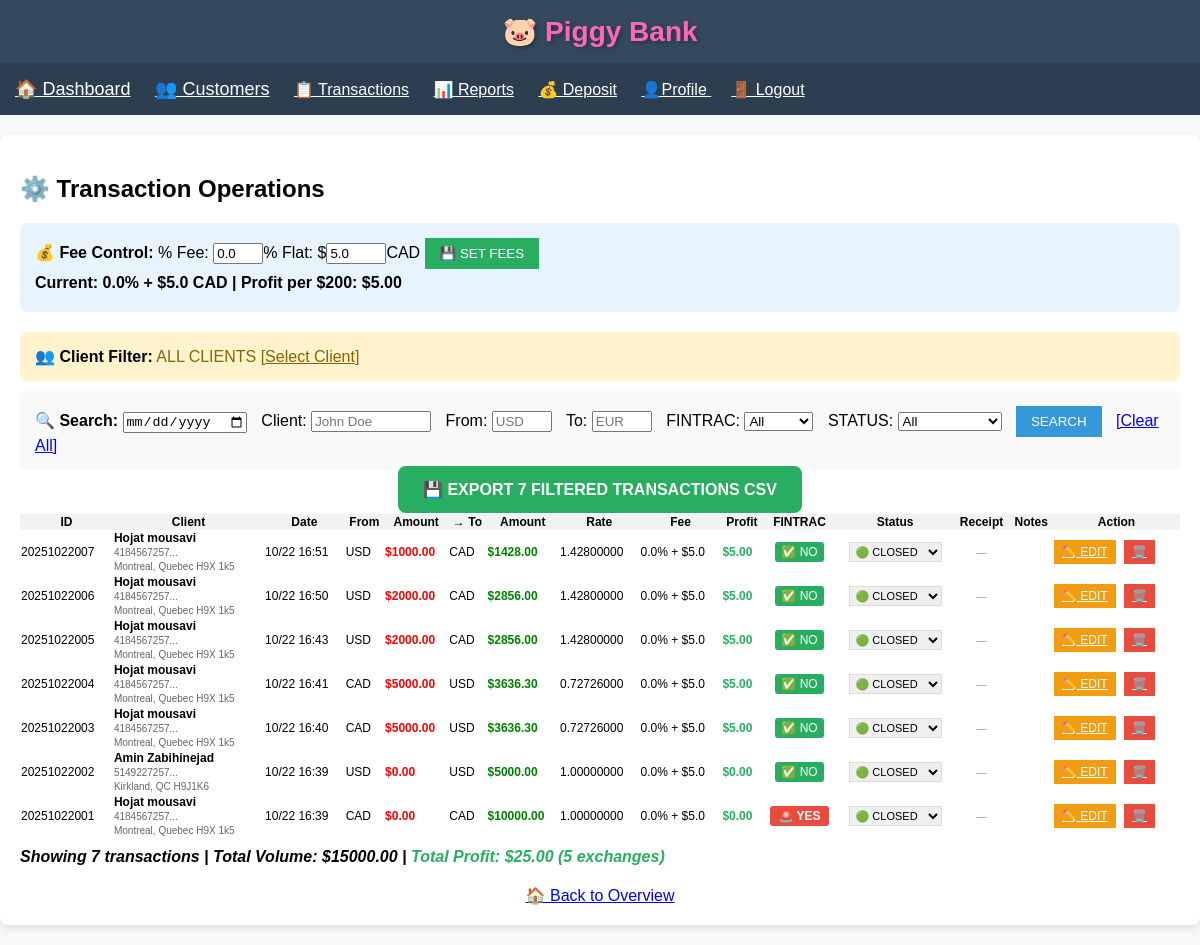
Page /transactions (signed in) on the earlier database version.
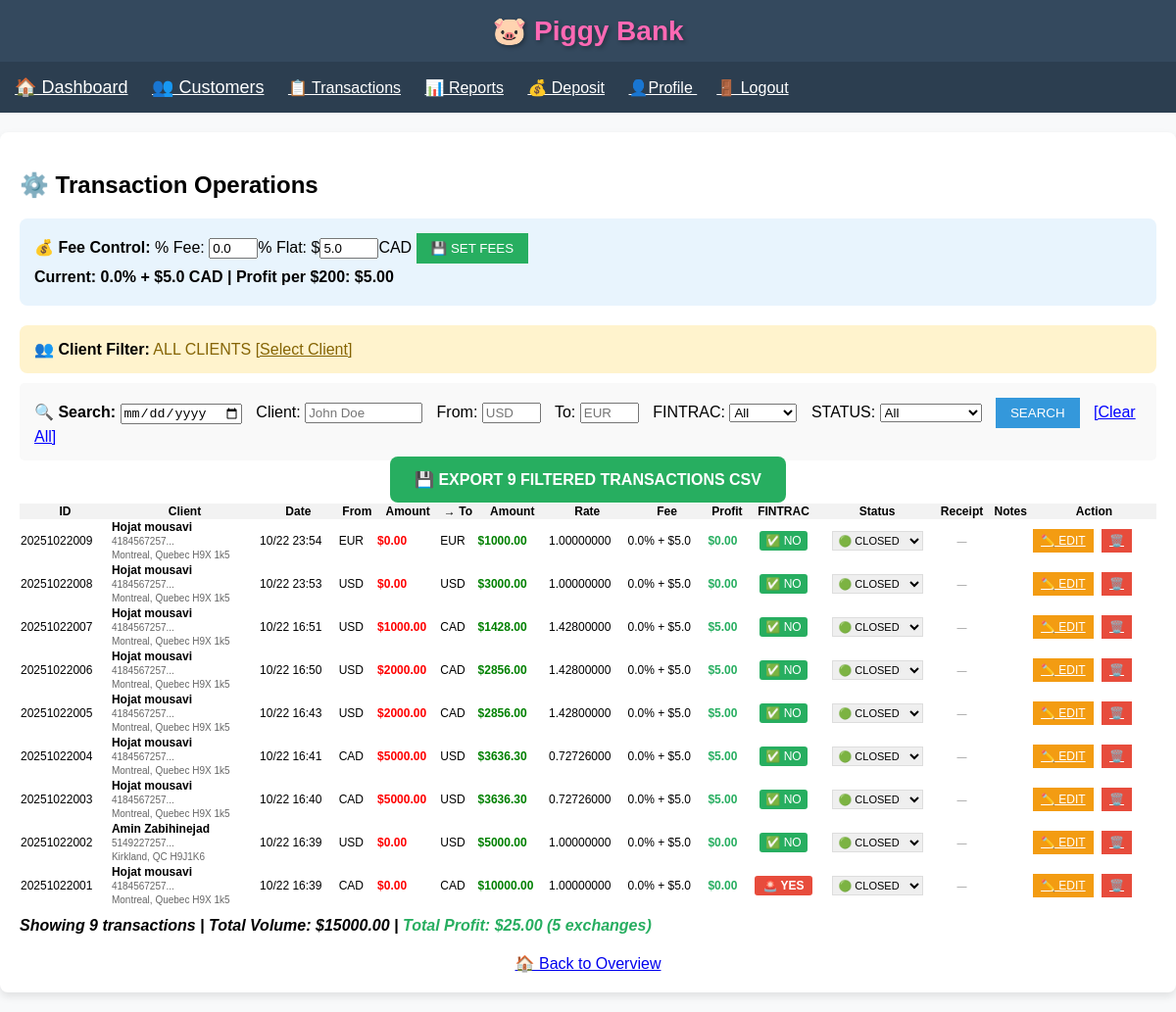
Same page on the later database version.
### app.py (models this page shows)
class Transaction(db.Model):
    id = db.Column(db.String(11), primary_key=True)
    date = db.Column(db.DateTime, default=datetime.utcnow)
    from_currency = db.Column(db.String(3), nullable=False)
    to_currency = db.Column(db.String(3), nullable=False)
    from_amount = db.Column(db.Float, nullable=False)
    to_amount = db.Column(db.Float, nullable=False)
    exchange_rate = db.Column(db.Float, nullable=False)
    notes = db.Column(db.Text, nullable=True)
    is_fintrac = db.Column(db.Boolean, default=False)
    client_id = db.Column(db.Integer, db.ForeignKey('client.id'), nullable=False)
    receipt_filename = db.Column(db.String(100))
    status = db.Column(db.String(10), default='closed')

class Client(db.Model):
    id = db.Column(db.Integer, primary_key=True)
    first_name = db.Column(db.String(50), nullable=False)
    last_name = db.Column(db.String(50), nullable=False)
    email = db.Column(db.String(100), unique=True, nullable=False)
    phone = db.Column(db.String(20), nullable=False)
    apartment = db.Column(db.String(10))
    civic_number = db.Column(db.String(10), nullable=False)
    street = db.Column(db.String(100), nullable=False)
    city = db.Column(db.String(50), nullable=False)
    province = db.Column(db.String(10), nullable=False)
    postal_code = db.Column(db.String(10), nullable=False)
    id_card_number = db.Column(db.String(20))
    id_expiry_date = db.Column(db.Date)
    risk_level = db.Column(db.String(20), default='low risk')
    notes = db.Column(db.Text, nullable=True)
    created_at = db.Column(db.DateTime, default=datetime.utcnow)
    transactions = db.relationship('Transaction', backref='client', lazy='dynamic')

### app.py (the view)
@app.route('/transactions')
def transactions():
    if 'user_id' not in session:
        return redirect(url_for('login'))
    search_date = request.args.get('date', '')
    search_client = request.args.get('client_name', '')
    search_from = request.args.get('from_currency', '')
    search_to = request.args.get('to_currency', '')
    search_fintrac = request.args.get('fintrac', '')
    search_status = request.args.get('status', '')
    query = Transaction.query.order_by(Transaction.date.desc())
    if session.get('is_admin'):
        all_tx = query.all()
    else:
        client_id = session.get('selected_client_id')
        if client_id:
            all_tx = query.filter_by(client_id=client_id).all()
        else:
            all_tx = []
    if search_fintrac == 'yes':
        all_tx = [tx for tx in all_tx if tx.is_fintrac]
    elif search_fintrac == 'no':
        all_tx = [tx for tx in all_tx if not tx.is_fintrac]
    if search_status == 'closed':
        all_tx = [tx for tx in all_tx if tx.status == 'closed']
    elif search_status == 'pending':
        all_tx = [tx for tx in all_tx if tx.status == 'pending']
    if search_date:
        search_date_obj = datetime.strptime(search_date, '%Y-%m-%d')
        all_tx = [tx for tx in all_tx if tx.date.date() == search_date_obj.date()]
    if search_client:
        all_tx = [tx for tx in all_tx if
                  search_client.lower() in f"{tx.client.first_name} {tx.client.last_name}".lower()]
    if search_from:
        all_tx = [tx for tx in all_tx if tx.from_currency.upper() == search_from.upper()]
    if search_to:
        all_tx = [tx for tx in all_tx if tx.to_currency.upper() == search_to.upper()]
    current_fee = round(FEE_PERCENTAGE * 100, 1)
    current_flat_fee = round(FLAT_FEE_CAD, 2)
    return render_template('transactions.html', transactions=all_tx,
                           search_date=search_date, search_client=search_client,
                           search_from=search_from, search_to=search_to,
                           search_fintrac=search_fintrac, search_status=search_status,
                           current_fee=current_fee, current_flat_fee=current_flat_fee,
                           filtered_transactions=len(all_tx))

### templates/transactions.html (shortened to what this page needs)
{% extends "base.html" %}
{% block content %}
    <h2>⚙️ Transaction Operations</h2>
    {% if session.is_admin %}
    <div style="background:#e8f4fd; padding:15px; border-radius:8px; margin-bottom:20px;">
        <strong>💰 Fee Control:</strong>
        <form method="POST" action="{{ url_for('set_fees') }}" style="display:inline;">
            % Fee: <input type="number" name="fee_percentage" step="0.1" value="{{ current_fee }}" style="width:50px;">%
            Flat: $<input type="number" name="flat_fee_cad" step="0.01" value="{{ current_flat_fee }}" style="width:60px;">CAD
            <input type="submit" value="💾 SET FEES" style="padding:8px 15px; background:#27ae60; color:white; border:none;">
        </form>
        <p style="margin:5px 0; font-weight:bold;">
            <strong>Current:</strong> {{ current_fee }}% + ${{ current_flat_fee }} CAD |
            <strong>Profit per $200:</strong> ${{ "%.2f"|format((200 * current_fee / 100) + current_flat_fee) }}
        </p>
    </div>
    {% endif %}
    <div style="background:#fff3cd; padding:15px; border-radius:8px; margin-bottom:10px;">
        <strong>👥 Client Filter:</strong>
        {% if session.selected_client_id %}
            <span style="color:#856404;">{{ session.selected_client_name }} ✅</span>
            <a href="{{ url_for('index') }}" style="color:#856404;">[Change Client]</a>
        {% else %}
            <span style="color:#856404;">ALL CLIENTS</span>
            <a href="{{ url_for('index') }}" style="color:#856404;">[Select Client]</a>
        {% endif %}
    </div>
    <div style="background: #f9f9f9; padding: 15px; margin: 10px 0; border-radius: 5px;">
        <form method="GET">
            <strong>🔍 Search:</strong>
            <input type="date" name="date" value="{{ search_date }}" style="margin-right:10px;">
            Client: <input type="text" name="client_name" placeholder="John Doe" value="{{ search_client }}" style="width:120px; margin-right:10px;">
            From: <input type="text" name="from_currency" placeholder="USD" value="{{ search_from }}" style="width:60px; margin-right:10px;">
            To: <input type="text" name="to_currency" placeholder="EUR" value="{{ search_to }}" style="width:60px; margin-right:10px;">
            FINTRAC: <select name="fintrac" style="margin-right:10px;">
                <option value="">All</option>
            </select>
            STATUS: <select name="status" style="margin-right:10px;">
                <option value="">All</option>
            </select>
            <input type="submit" value="SEARCH" style="padding:8px 15px; background:#3498db; color:white; border:none;">
            <a href="{{ url_for('transactions') }}" style="color:blue; margin-left:10px;">[Clear All]</a>
        </form>
    </div>
    {% if transactions %}
        <div style="text-align:center; margin-bottom:15px;">
            <a href="{{ url_for('export_csv',
                date=search_date,
                client_name=search_client,
                from_currency=search_from,
                to_currency=search_to,
                fintrac=request.args.get('fintrac', ''),
                status=request.args.get('status', '')) }}"
               style="background:#27ae60; color:white; padding:15px 25px; text-decoration:none; border-radius:8px; font-size:16px; font-weight:bold;">
                💾 EXPORT {{ transactions|length }} FILTERED TRANSACTIONS CSV
            </a>
        </div>
        <table style="width:100%; border-collapse: collapse; font-size:12px;">
            <tr style="background:#f2f2f2;">
                <th>ID</th>
                <th>Client</th>
                <th>Date</th>
                <th>From</th>
                <th>Amount</th>
                <th>→ To</th>
                <th>Amount</th>
                <th>Rate</th>
                <th>Fee</th>
                <th>Profit</th>
                <th>FINTRAC</th>
                <th>Status</th>
                <th>Receipt</th>
                <th>Notes</th>
                <th>Action</th>
            </tr>
            {% for tx in transactions %}
                {% set profit = ((tx.from_amount * current_fee / 100) + current_flat_fee)|round(2) if tx.from_amount > 0 else 0 %}
                <tr {% if tx.status == 'pending' %}style="background:#fff2cc;"{% endif %}>
                    <td>{{ tx.id }}</td>
                    <td style="white-space: nowrap;">
                        <strong>{{ tx.client.first_name }} {{ tx.client.last_name }}</strong><br>
                        <small style="color:#666;">
                            {{ tx.client.phone[:12] }}...<br>
                            {{ tx.client.city }}, {{ tx.client.province }} {{ tx.client.postal_code }}
                        </small>
                    </td>
                    <td>{{ tx.date.strftime('%m/%d %H:%M') }}</td>
                    <td>{{ tx.from_currency }}</td>
                    <td style="color: red; font-weight: bold;">${{ "%.2f"|format(tx.from_amount) }}</td>
                    <td>{{ tx.to_currency }}</td>
                    <td style="color: green; font-weight: bold;">${{ "%.2f"|format(tx.to_amount) }}</td>
                    <td style="white-space: nowrap;">{{ "%.8f"|format(tx.exchange_rate) }}</td>
                    <td style="white-space: nowrap;">{{ current_fee }}% + ${{ current_flat_fee }}</td>
                    <td style="color: #27ae60; font-weight: bold;">${{ "%.2f"|format(profit) }}</td>
                    <td style="text-align:center;">
                        {% if tx.is_fintrac %}
                            <span style="background:#e74c3c; color:white; padding:3px 8px; border-radius:3px; font-weight:bold;">🚨 YES</span>
                        {% else %}
                            <span style="background:#27ae60; color:white; padding:3px 6px; border-radius:3px;">✅ NO</span>
                        {% endif %}
                    </td>
                    <td style="text-align:center;">
                        <form method="POST" action="{{ url_for('update_status', tx_id=tx.id) }}" style="display:inline;">
                            <select name="status" onchange="this.form.submit()" style="font-size:11px; padding:2px; border:1px solid #ddd;">
                                <option value="closed" {% if tx.status == 'closed' %}selected{% endif %}>🟢 CLOSED</option>
                            </select>
                        </form>
                    </td>
                    <td style="text-align:center;">
                        {% if tx.receipt_filename %}
                            <a href="{{ url_for('download_receipt', tx_id=tx.id) }}"
                               style="background:#27ae60; color:white; padding:5px 8px; text-decoration:none; border-radius:3px; font-size:10px;"
                               title="{{ tx.receipt_filename }}">
                                📄 DOWNLOAD
                            </a>
                        {% else %}
                            <span style="color:#999; font-size:10px;">—</span>
                        {% endif %}
                    </td>
                    <td style="max-width:150px;">{{ (tx.notes or '')[:30] }}{% if tx.notes|length > 30 %}...{% endif %}</td>
                    <td>
                        <a href="{{ url_for('edit_transaction', tx_id=tx.id) }}" style="background:#f39c12; color:white; padding:5px 8px;">✏️ EDIT</a>
                        <a href="{{ url_for('delete_transaction', tx_id=tx.id) }}" style="background:#e74c3c; color:white; padding:5px 8px; margin-left:5px;" onclick="return confirm('Delete transaction #{{ tx.id }}?')">🗑️</a>
                    </td>
                </tr>
            {% endfor %}
        </table>
        <p style="margin-top:10px; font-weight:bold;">
    <em>Showing {{ transactions|length }} transactions |
    {% set exchange_txs = transactions|selectattr('from_amount', '>', 0)|list %}
    Total Volume: ${{ "%.2f"|format(transactions|sum(attribute='from_amount')) }} |
    <span style="color:#27ae60;">Total Profit: ${{ "%.2f"|format((exchange_txs|sum(attribute='from_amount') * current_fee / 100) + (exchange_txs|length * current_flat_fee)) }} ({{ exchange_txs|length }} exchanges)</span>
    </em>
</p>
    {% else %}
        <div style="text-align:center; padding:30px; color:#666;">
            <h3>No transactions found!</h3>
            <p>Select a client and add transactions from <a href="{{ url_for('index') }}">📊 Overview</a></p>
        </div>
    {% endif %}
    <div style="margin-top:20px; text-align:center;">
        <a href="{{ url_for('index') }}" style="font-size:16px;">🏠 Back to Overview</a>
    </div>
{% endblock %}

### templates/base.html (shortened to what this page needs)
<!DOCTYPE html>
<html lang="en">
<head>
</head>
<body>
    <div class="header">
        <h1>🐷 <span style="color: #ff69b4;">Piggy Bank</span></h1>
    </div>
   <nav style="background:#2c3e50; padding:15px;">
    <a href="{{ url_for('index') }}" style="color:white; margin-right:20px; font-size:18px;">🏠 Dashboard</a>
    <a href="{{ url_for('customers') }}" style="color:white; margin-right:20px; font-size:18px;">👥 Customers</a>
    <a href="{{ url_for('transactions') }}" style="color:white; margin-right:20px;">📋 Transactions</a>
	<a href="{{ url_for('reports') }}"style="color:white; margin-right:20px;">📊 Reports</a>
    <a href="{{ url_for('deposit') }}" style="color:white; margin-right:20px;">💰 Deposit</a>
    <a href="{{ url_for('profile') }}" style="color:white; margin-right:20px;">👤Profile {{ session.username }}</a>
    <a href="{{ url_for('logout') }}" style="color:white;">🚪 Logout</a>
	</nav>
    <div class="container">
        {% block content %}{% endblock %}
    </div>
</body>
</html>

### templates/base.html (style rules this page uses)
* { box-sizing: border-box; }
body { font-family: Arial; margin: 0; padding: 0; background: #f8f9fa; }
.header { background: #34495e; color: white; padding: 15px; text-align: center; box-shadow: 0 2px 5px rgba(0,0,0,0.1); }
.header h1 { margin: 0; font-size: 28px; text-shadow: 2px 2px 4px rgba(0,0,0,0.3); }
.container { max-width: 1200px; margin: 20px auto; padding: 20px; background: white; border-radius: 8px; box-shadow: 0 4px 8px rgba(0,0,0,0.1); }

Differences in the rows shown:
added Transaction: id "20251022009", client.first_name "Hojat", client.last_name "mousavi", client "4184567257", client.city "Montreal", client.province "Quebec", client.postal_code "H9X 1k5", date "10/22 23:54", from_currency "EUR", from_amount "0.00", to_currency "EUR", to_amount "1000.00", exchange_rate "1.00000000", from_amount "0.0", current_flat_fee "5.0", profit "0.00", is_fintrac "✅ NO", status "🟢 CLOSED"
added Transaction: id "20251022008", client.first_name "Hojat", client.last_name "mousavi", client "4184567257", client.city "Montreal", client.province "Quebec", client.postal_code "H9X 1k5", date "10/22 23:53", from_currency "USD", from_amount "0.00", to_currency "USD", to_amount "3000.00", exchange_rate "1.00000000", from_amount "0.0", current_flat_fee "5.0", profit "0.00", is_fintrac "✅ NO", status "🟢 CLOSED"
Other differences:
{{ transactions|length }}: "7" → "9"
